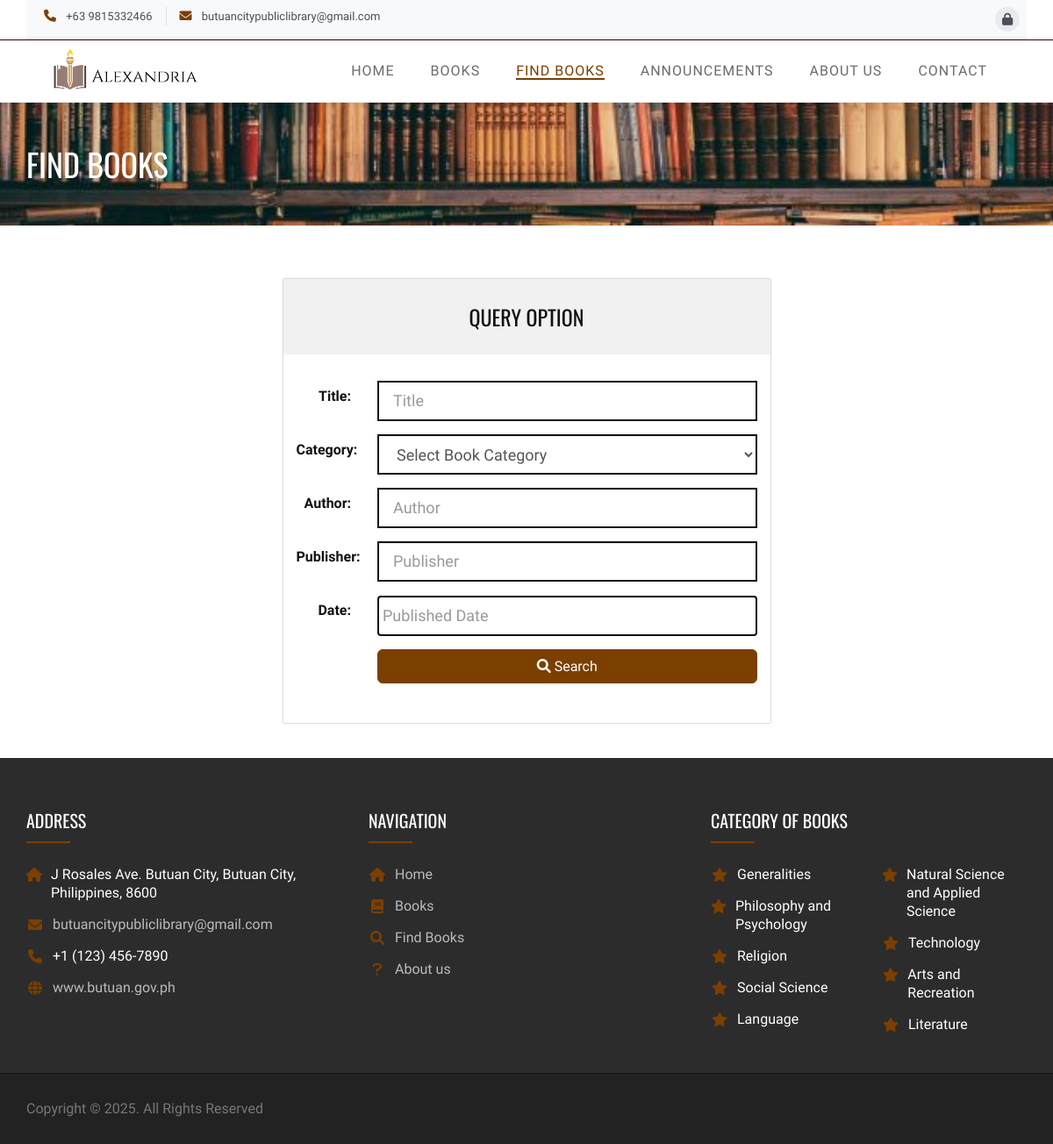
The app's page /index.php?q=find with its own data.
### tables this page shows
CREATE TABLE `tblcategory` (
  `CategoryId` int(11) NOT NULL,
  `Category` varchar(125) NOT NULL,
  `DDecimal` varchar(90) NOT NULL
);

### index.php (called while the page is built, shortened)
<?php
require_once("include/initialize.php");
$view = (isset($_GET['q']) && $_GET['q'] != '') ? $_GET['q'] : '';
switch ($view) {
  case 'find':
    $title = "Find Books";
   break;
}
require_once("theme/templates.php");
?>

### include/database.php (called while the page is built, shortened)
<?php
class Database {
	var $sql_string = '';
	private $conn;
	public function open_connection() {
		$this->conn = mysqli_connect(server,user,pass);
		if(!$this->conn){
			echo "Problem in database connection! Contact administrator!";
			exit();
		}else{
			$db_select = mysqli_select_db($this->conn,database_name);
		}
	}
	function setQuery($sql='') {
		$this->sql_string=$sql;
	}
	function executeQuery() {
		$result = mysqli_query($this->conn,$this->sql_string);
		return $result;
	}
	private function confirm_query($result) {
		return $result;
	}
	function loadResultList( $key='' ) {
		$cur = $this->executeQuery();
		$array = array();
		while ($row = mysqli_fetch_object($cur)) {
			if ($key) {
				$array[$row->$key] = $row;
			} else {
				$array[] = $row;
			}
		}
		return $array;
	}
}
$mydb = new Database();
?>

### filterBooks.php (the view, shortened to what this page needs)
  <?php if (!isset($_POST['search'])){   ?>
       <section id="service-section">
           <div class="container">
               <div class="row">
                      <div class="col-md-3"></div>
                       <div class="col-md-6">
                             <form class="form-horizontal span4" action="#.php" method="POST" autocomplete="off">
                           <div class="pricing">
                               <div class="pricing-header">
                                 <h3>Query Option</h3>
                               </div>
                               <div class="pricing-body">
                                    <div class="form-group" id="BookTitle">
                                           <div class="row">
                                             <label class="col-md-2 control-label" for=
                                             "BookTitle">Title:</label>
                                             <div class="col-md-10">
                                                <input class="form-control input-lg" id="BookTitle" name="BookTitle" placeholder=
                                                                     "Title" type="text" value="">
                                             </div>
                                           </div>
                                         </div>
                                         <div class="form-group" id="Category">
                                           <div class="row">
                                            <label class="col-md-2 control-label" for=
                                               "Category">Category:</label>
                                               <div class="col-md-10">
                                                <select class="form-control input-lg" name="Category" id="Category">
                                                   <option value="">Select Book Category</option>
                                                   </select>
                                               </div>
                                           </div>
                                         </div>
                                         <div class="form-group" id="Author">
                                           <div class="row">
                                              <label class="col-md-2 control-label" for=
                                               "Author">Author:</label>
                                               <div class="col-md-10">
                                                 <input class="form-control input-lg" id="Author" name="Author" type=
                                                 "text" placeholder="Author">
                                               </div>
                                           </div>
                                         </div>
                                          <div class="form-group" id="BookPublisher">
                                           <div class="row">
                                              <label class="col-md-2 control-label" for=
                                               "BookPublisher">Publisher:</label>
                                               <div class="col-md-10">
                                                 <input class="form-control input-lg" id="BookPublisher" name="BookPublisher" type=
                                                 "text" placeholder="Publisher">
                                               </div>
                                           </div>
                                         </div>
                                          <div class="form-group" id="PublishDate">
                                           <div class="row">
                                              <label class="col-md-2 control-label" for=
                                               "PublishDate">Date:</label>
                                               <div class="col-md-10">
                                                 <input class="form-control input-lg datepicker" id="datepicker" name="PublishDate" type=
                                                 "text" placeholder="Published Date"   data-inputmask="'alias': 'date'">
                                               </div>
                                           </div>
                                         </div>
                                       <div class="form-group" id="subjcode">
                                           <div class="row">
                                              <div class="col-md-2"></div>
                                               <div class="col-md-10">
                                                  <button type="submit" name="search" class="btn btn-primary btn-lg" style="width: 100%"><i class="fa fa-search"></i> Search</button>
                                               </div>
                                           </div>
                                         </div>
                               </div>
                           </div>
                       </form>
                       </div>
                       <div class="col-md-3"></div>
               </div>
           </div>
       </section>
<?php }?>

### theme/templates.php (shortened to what this page needs)
<!DOCTYPE html>
<?php  $q = isset($_GET['q']) ? $_GET['q'] :'';?>
<html lang="en">
    <head>
        <link rel="stylesheet" href="<?php echo web_root;?>asset/bootstrap/css/bootstrap.min.css" type="text/css">
        <link rel="stylesheet" href="https://cdnjs.cloudflare.com/ajax/libs/font-awesome/6.0.0-beta3/css/all.min.css">
        <link rel="stylesheet" href="<?php echo web_root;?>asset/css/owl.carousel.css" type="text/css">
        <link rel="stylesheet" href="<?php echo web_root;?>asset/css/owl.theme.css" type="text/css">
        <link rel="stylesheet" href="<?php echo web_root;?>asset/css/owl.transitions.css" type="text/css">
        <link rel="stylesheet" href="https://cdnjs.cloudflare.com/ajax/libs/OwlCarousel2/2.3.4/assets/owl.carousel.min.css">
        <link rel="stylesheet" href="https://cdnjs.cloudflare.com/ajax/libs/OwlCarousel2/2.3.4/assets/owl.theme.default.min.css">
        <link rel="stylesheet" type="text/css" href="<?php echo web_root;?>asset/css/animate.css">
        <link rel="stylesheet" type="text/css" href="<?php echo web_root;?>asset/css/lightbox.css">
        <link rel="stylesheet" type="text/css" href="<?php echo web_root;?>asset/css/style.css">
        <link rel="stylesheet" type="text/css" href="<?php echo web_root;?>asset/css/responsive.css">
        <link href="<?php echo web_root;?>admin/dist/css/datepicker.css" rel="stylesheet" />
        <link href="<?php echo web_root;?>admin/dist/css/dataTables.bootstrap4.min.css" rel="stylesheet" />
    </head>
    <body>
        <header class="clearfix">
            <div class="container">
                <div class="row">
                    <div class="col-md-12">
                        <div class="top-bar">
                            <div class="row">
                                <div class="col-md-6">
                                    <ul class="contact-details">
                                        <li><a href="#"><i class="fa fa-phone"></i> +63 9815332466
                                        </a>
                                        </li>
                                        <li><a href="#"><i class="fa fa-envelope"></i> butuancitypubliclibrary@gmail.com</a>
                                        </li>
                                    </ul>
                                </div>
                                <div class="col-md-6">
                                    <ul class="social-list">
                                            <?php if (isset($_SESSION['BorrowerId'])) {
                                                echo '<li><a class="active" href="'.web_root.'logout.php"><i class="fa fa-sign-out"></i></a></li>';
                                                echo '<li><a class="active" href="'.web_root.'borrower/"><i class="fa fa-user"></i></a></li>';
                                            }else{
                                                echo '<li><a class="active" href="'.web_root.'index.php?q=login"><i class="fa fa-lock"></i></a></li>';
                                            }
                                        ?>
                                    </ul>
                                </div>
                            </div>
                        </div>
                    </div>
                </div>
            </div>
            <div class="navbar navbar-default navbar-top">
                <div class="container">
                    <div class="navbar-header">
                        <a class="navbar-brand" href="<?php echo web_root;?>" style="display: flex; align-items: center;">
                            <img src="../LibrarySystem/asset/images/logo.png" alt="" style="max-height: 50px;">
                        </a>
                    </div>
                    <div class="navbar-collapse collapse">
                        <ul class="nav navbar-nav navbar-right">
                            <li>
                                <a class="<?php echo ($q=='')? 'active' : ''?>" href="<?php echo web_root;?>">Home</a>
                            </li>
                            <li >
                                <a class="<?php echo ($q=='books' || $q=='borrow' || $q=='bookdetails')? 'active' : ''?>" href="<?php echo web_root;?>index.php?q=books">Books</a>
                            </li>
                            <li>
                                <a  class="<?php echo ($q=='find')? 'active' : ''?>" href="<?php echo web_root;?>index.php?q=find">Find Books</a>
                            </li>
                            <li>
                                <a class="<?php echo ($q=='announcements')? 'active' : ''?>" href="<?php echo web_root;?>index.php?q=announcements">Announcements</a>
                            </li>
                            <li>
                                <a  class="<?php echo ($q=='about')? 'active' : ''?>" href="<?php echo web_root;?>index.php?q=about">About Us</a>
                            </li>
                            <li >
                            	<a class="<?php echo ($q=='contact')? 'active' : ''?>" href="<?php echo web_root;?>index.php?q=contact">Contact</a>
                            </li>
                        </ul>
                    </div>
                </div>
            </div>
        </header>
        <?php
        if ($q!='') {
          echo '<div class="page-header">
              <div class="overlay">
                  <div class="container">
                      <div class="row">
                          <div class="col-md-12">
                              <h1>'.$title.'</h1>
                          </div>
                      </div>
                  </div>
              </div>
          </div>';
        }
        ?>
		<?php  require_once $content; ?>
        <section id="footer-section" class="footer-section">
            <div class="container">
                <div class="row">
                    <div class="col-md-4">
                        <div class="section-heading-2">
                            <h3 class="section-title">
                                <span>Address</span>
                            </h3>
                        </div>
                        <div class="footer-address">
                            <ul>
                                <li class="footer-contact"><i class="fa fa-home"></i>J Rosales Ave. Butuan City, Butuan City, Philippines, 8600</li>
                                <li class="footer-contact"><i class="fa fa-envelope"></i><a href="#">butuancitypubliclibrary@gmail.com</a></li>
                                <li class="footer-contact"><i class="fa fa-phone"></i>+1 (123) 456-7890</li>
                                <li class="footer-contact"><i class="fa fa-globe"></i><a href="https://www.butuan.gov.ph/" target="_blank">www.butuan.gov.ph</a></li>
                            </ul>
                        </div>
                    </div>
                    <div class="col-md-4">
                        <div class="section-heading-2">
                            <h3 class="section-title">
                                <span>Navigation</span>
                            </h3>
                        </div>
                        <div class="footer-address">
                            <ul>
                                <li class="footer-contact"><i class="fa fa-home"></i> <a href="<?php echo web_root;?>">Home</a></li>
                                <li class="footer-contact"><i class="fa fa-book"></i> <a href="<?php echo web_root;?>index.php?q=books" target="_blank">Books</a></li>
                                <li class="footer-contact"><i class="fa fa-search"></i> <a href="<?php echo web_root;?>index.php?q=find" target="_blank">Find Books</a></li>
                                <li class="footer-contact"><i class="fa fa-question"></i> <a href="<?php echo web_root;?>index.php?q=about" target="_blank">About us</a></li>
                            </ul>
                        </div>
                    </div>
                    <div class="col-md-4">
                        <div class="section-heading-2">
                            <h3 class="section-title">
                                <span>Category of Books</span>
                            </h3>
                        </div>
                        <div class="footer-address">
                            <div class="row">
                                <?php
                                    $sql = "SELECT * FROM tblcategory LIMIT 9";
                                    $mydb->setQuery($sql);
                                    $res = $mydb->loadResultList();
                                    $half = ceil(count($res) / 2);
                                    $chunks = array_chunk($res, $half);
                                    foreach ($chunks as $chunk) {
                                        echo '<div class="col-md-6"><ul>';
                                        foreach ($chunk as $object) {
                                            echo '<li class="footer-contact"><i class="fa fa-star"></i>' . $object->Category . '</li>';
                                        }
                                        echo '</ul></div>';
                                    }
                                ?>
                            </div>
                        </div>
                    </div>
                </div>
            </div>
        </section>
        <div id="copyright-section" class="copyright-section">
            <div class="container">
                <div class="row">
                    <div class="col-md-7">
                        <div class="copyright">
                            Copyright © 2025. All Rights Reserved
                        </div>
                    </div>
                </div>
            </div>
        </div>
    </body>
</html>

### asset/css/lightbox.css (style rules this page uses)
body:after { content: url(../images/close.png) url(../images/loading.gif) url(../images/prev.png) url(../images/next.png); display: none; }

### records on screen
tblcategory: Category "Generalities"
tblcategory: Category "Philosophy and Psychology"
tblcategory: Category "Religion"
tblcategory: Category "Social Science"
tblcategory: Category "Language"
tblcategory: Category "Natural Science and Applied Science"
tblcategory: Category "Technology"
tblcategory: Category "Arts and Recreation"
tblcategory: Category "Literature"

### other values on screen
$title "FIND BOOKS"
